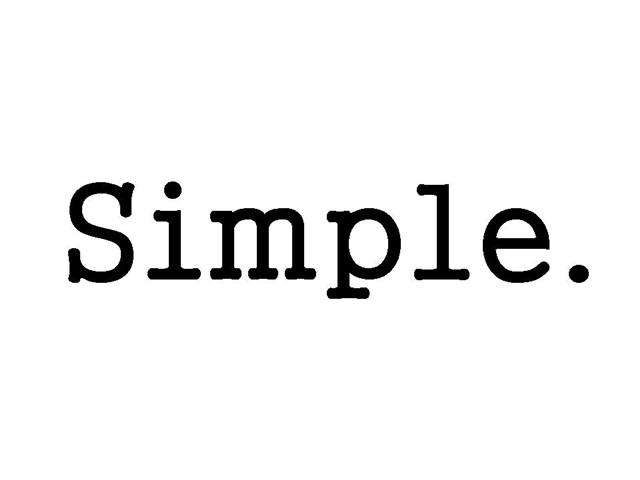
#> input picture image_compression/simple.jpg, 640 x 480 px
$ python image_compression.py
#> lines starting #> are read from the running program, lines starting #| are printed output that depends on the picture; after the words box and inside, x2 and y2 are one past the last pixel; in counts of white or black regions, pixels touching at a corner belong together
import cv2
import numpy as np
import imageio
import matplotlib.pyplot as plt
import pathlib
from tqdm import tqdm

def compress_image(image, k, save_name='compressed_image.gif'):
	"""
	Compresses an image using SVD and saves it as a GIF.
	:param image: path of image to compress
	:param k: number of singular values/modes to keep
	:param save_name: name/path of the output GIF
	:return: None
	"""
#> called with image = 'image_compression/simple.jpg', k = 200, save_name = 'simple.gif'
	#read the image
	img = cv2.imread(image)
#> img is the input picture: shape (480, 640, 3); min 0, max 255, mean 241.5

	#convert BGR to RGB
	img = cv2.cvtColor(img, cv2.COLOR_BGR2RGB)

	#split the image into 3 channels
	red, green, blue = cv2.split(img)

	#perform singular value decomposition on each channel
	u_red, s_red, v_red = np.linalg.svd(red)
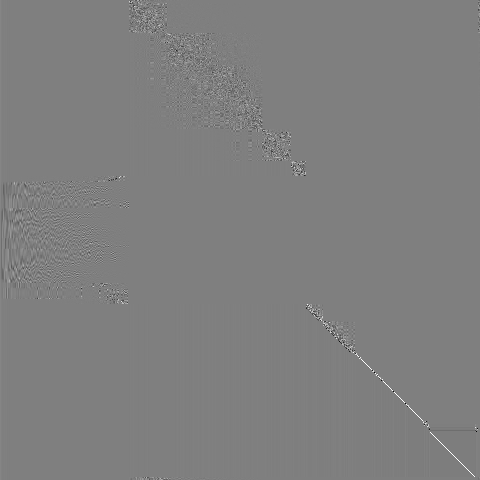
#> u_red: shape (480, 480) float64; min -0.995, max 0.996, mean 8.02e-05; drawn with min black and max white
#> s_red = 480 values, max 135015.4 at index 0, min 4.07e-12 at index 479, mean 510.3
	u_green, s_green, v_green = np.linalg.svd(green)
#> s_green has the same summary as s_red
	u_blue, s_blue, v_blue = np.linalg.svd(blue)
#> s_blue has the same summary as s_red

	images = []
	save_list = [] #save the images at these k values

	#plot the singular values and the cumulative sum of the singular values
	fig, ax = plt.subplots(1, 2, figsize=(15, 5))
	ax[0].plot(s_red, label='Red')
	ax[0].plot(s_green, label='Green')
	ax[0].plot(s_blue, label='Blue')
	ax[0].set_xlabel('Singular Values')
	ax[0].set_ylabel('Value')
	ax[0].set_title('Singular Values')
	ax[0].legend()
	ax[1].plot(np.cumsum(s_red), label='Red')
	ax[1].plot(np.cumsum(s_green), label='Green')
	ax[1].plot(np.cumsum(s_blue), label='Blue')
	ax[1].set_xlabel('Singular Values')
	ax[1].set_ylabel('Value')
	ax[1].set_title('Cumulative Sum of Singular Values')
	ax[1].legend()
	plt.show()
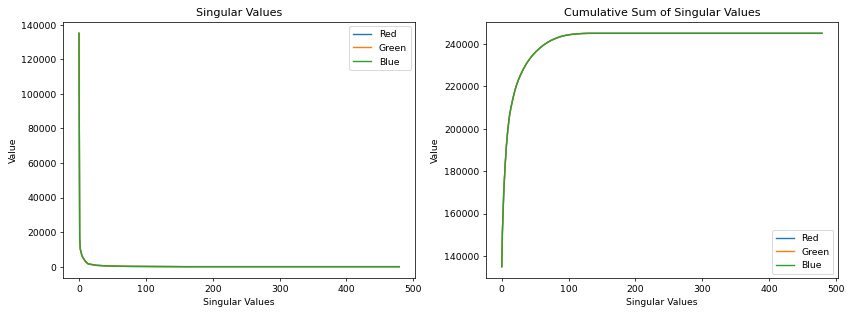
#> figure drawn by matplotlib, 2 panels; panel 1: curve peaks at x = 0, y = 135015.4; panel 1: curve peaks at x = 0, y = 135015.4; panel 1: curve peaks at x = 0, y = 135015.4; panel 2: curve peaks at x = 133, y = 244943.4

	print("Program will proceed after graphs have been closed...")

	for i in tqdm(range(k), desc='Generating Compressed Images'):
		#reconstruct the image using up to the kth singular value for each channel
		red_reconstructed = np.dot(u_red[:, :i], np.dot(np.diag(s_red[:i]), v_red[:i, :]))
		green_reconstructed = np.dot(u_green[:, :i], np.dot(np.diag(s_green[:i]), v_green[:i, :]))
		blue_reconstructed = np.dot(u_blue[:, :i], np.dot(np.diag(s_blue[:i]), v_blue[:i, :]))

		#adding text to a white image to indicate the number of singular values used to reconstruct the image
		white = np.ones((red_reconstructed.shape[0], red_reconstructed.shape[1], 3), np.uint8) * 255
		cv2.putText(white, '# Of Singular Values Used = ' + str(i), (10, 30), cv2.FONT_HERSHEY_SIMPLEX, 0.5, (0, 0, 0), 2)

		#combine the channels to form the final image
		img_reconstructed = cv2.merge((red_reconstructed, green_reconstructed, blue_reconstructed))

		#adding the text on the white image to the bottom of the reconstructed image
		img_reconstructed = np.concatenate((img_reconstructed, white), axis=0)

		#crop off the excess white space
		img_reconstructed = img_reconstructed[:-(red_reconstructed.shape[0]-50), :, :]

		#save the reconstructed image
		images.append(img_reconstructed)

		#save the compressed image from the save_list. you will need
		#to create a folder called 'out' if you are saving the images
		if i in save_list:
			imageio.imwrite(str(path)+"/out/"+save_name+str(i)+".png", img_reconstructed)
#> this loop made 161 passes
#> pass 1, in compress_image, `img_reconstructed = np.concatenate((img_reconstructed, white), axis=0)`:
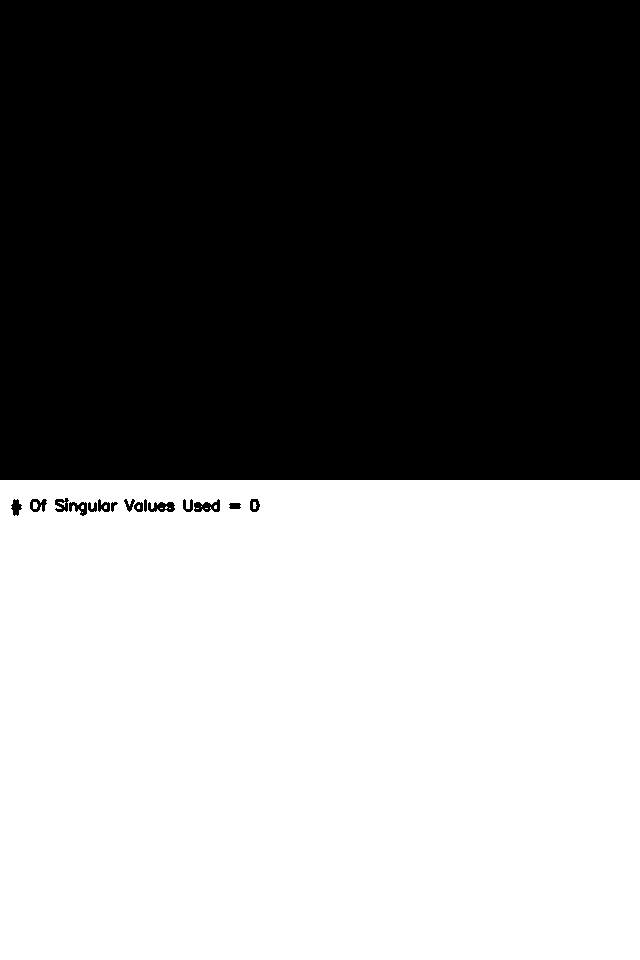
#> img_reconstructed: shape (960, 640, 3) float64; 49.8% white; 15 white regions (12 under 20 px), largest, box (x1, y1, x2, y2) and area: (0, 480, 640, 960) 305552, (33, 502, 38, 509) 31, (253, 502, 257, 509) 22
#> pass 1, in compress_image, `img_reconstructed = img_reconstructed[:-(red_reconstructed.shape[0]-50..`:
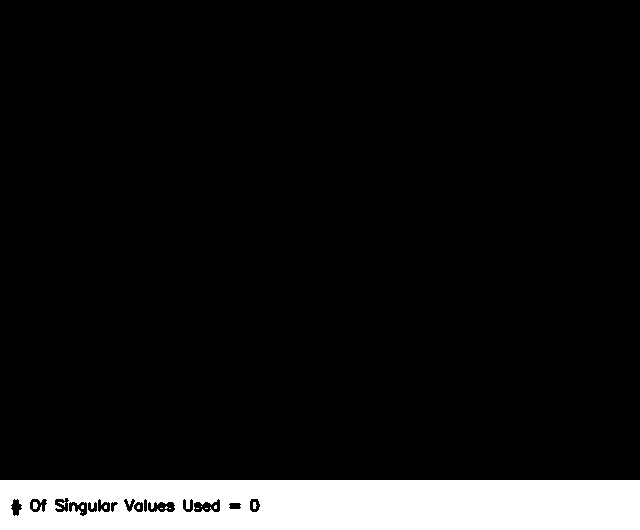
#> img_reconstructed: shape (530, 640, 3) float64; 9% white; 15 white regions (12 under 20 px), largest, box (x1, y1, x2, y2) and area: (0, 480, 640, 530) 30352, (33, 502, 38, 509) 31, (253, 502, 257, 509) 22
#> after the loop:
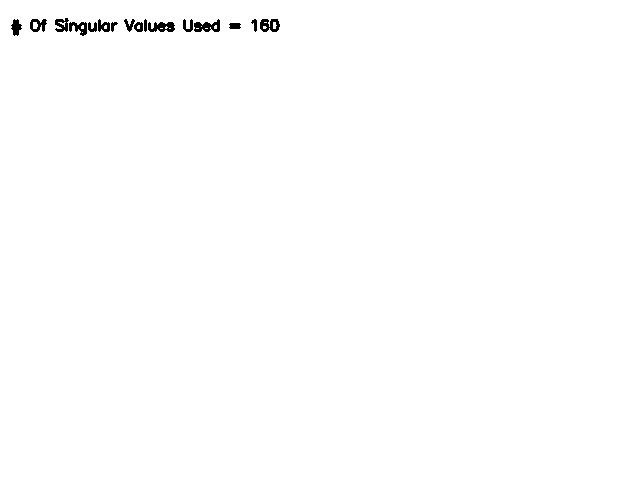
#> white: shape (480, 640, 3); 99.5% white; 16 black regions, largest, box (x1, y1, x2, y2) and area: (194, 19, 220, 32) 206, (148, 22, 175, 32) 196, (260, 19, 280, 32) 177
#> after the loop, images = 160 items

	images = [np.uint8(img) for img in images] #supressing warnings by converging float64 to uint8
	print("Please wait while the GIF is being generated...")
	imageio.mimsave(save_name, images)

path = pathlib.Path().absolute()
#> (the run stopped early here; a loop or call above may not have finished)
